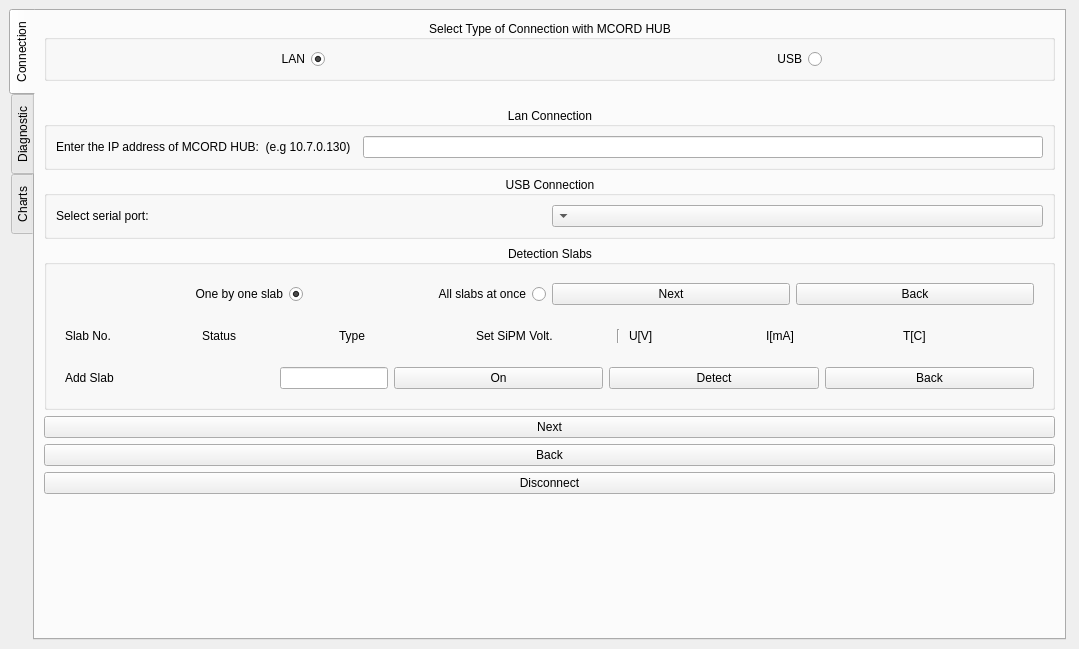
<?xml version="1.0" encoding="UTF-8"?>
<ui version="4.0">
 <class>Widget</class>
 <widget class="QWidget" name="Widget">
  <property name="enabled">
   <bool>true</bool>
  </property>
  <property name="geometry">
   <rect>
    <x>0</x>
    <y>0</y>
    <width>1079</width>
    <height>649</height>
   </rect>
  </property>
  <property name="windowTitle">
   <string>MCORD Detector Control System</string>
  </property>
  <widget class="QTabWidget" name="tabWidgetConnection">
   <property name="geometry">
    <rect>
     <x>9</x>
     <y>9</y>
     <width>1057</width>
     <height>631</height>
    </rect>
   </property>
   <property name="layoutDirection">
    <enum>Qt::RightToLeft</enum>
   </property>
   <property name="tabPosition">
    <enum>QTabWidget::West</enum>
   </property>
   <property name="tabShape">
    <enum>QTabWidget::Rounded</enum>
   </property>
   <property name="currentIndex">
    <number>0</number>
   </property>
   <widget class="QWidget" name="tabConnection">
    <attribute name="title">
     <string>Connection</string>
    </attribute>
    <layout class="QVBoxLayout" name="verticalLayout">
     <item>
      <layout class="QVBoxLayout" name="verticalLayoutConnection">
       <item>
        <widget class="QGroupBox" name="groupBoxSelectConnection">
         <property name="enabled">
          <bool>true</bool>
         </property>
         <property name="title">
          <string>Select Type of Connection with MCORD HUB</string>
         </property>
         <property name="alignment">
          <set>Qt::AlignCenter</set>
         </property>
         <layout class="QHBoxLayout" name="horizontalLayout">
          <item alignment="Qt::AlignHCenter|Qt::AlignVCenter">
           <widget class="QRadioButton" name="radioButtonUsb">
            <property name="sizePolicy">
             <sizepolicy hsizetype="Preferred" vsizetype="Preferred">
              <horstretch>0</horstretch>
              <verstretch>0</verstretch>
             </sizepolicy>
            </property>
            <property name="text">
             <string>USB</string>
            </property>
            <property name="checked">
             <bool>false</bool>
            </property>
           </widget>
          </item>
          <item alignment="Qt::AlignHCenter|Qt::AlignVCenter">
           <widget class="QRadioButton" name="radioButtonLan">
            <property name="sizePolicy">
             <sizepolicy hsizetype="Preferred" vsizetype="Preferred">
              <horstretch>0</horstretch>
              <verstretch>0</verstretch>
             </sizepolicy>
            </property>
            <property name="text">
             <string>LAN</string>
            </property>
            <property name="checked">
             <bool>true</bool>
            </property>
           </widget>
          </item>
         </layout>
        </widget>
       </item>
       <item>
        <widget class="QLabel" name="connectionLabel">
         <property name="text">
          <string/>
         </property>
         <property name="alignment">
          <set>Qt::AlignCenter</set>
         </property>
        </widget>
       </item>
       <item>
        <widget class="QGroupBox" name="groupBoxLanConnection">
         <property name="title">
          <string>Lan Connection</string>
         </property>
         <property name="alignment">
          <set>Qt::AlignCenter</set>
         </property>
         <layout class="QHBoxLayout" name="horizontalLayout_2">
          <item>
           <widget class="QLineEdit" name="lineEditLan">
            <property name="alignment">
             <set>Qt::AlignCenter</set>
            </property>
           </widget>
          </item>
          <item>
           <widget class="QLabel" name="labelLan">
            <property name="text">
             <string>Enter the IP address of MCORD HUB:  (e.g 10.7.0.130)  </string>
            </property>
           </widget>
          </item>
         </layout>
        </widget>
       </item>
       <item>
        <widget class="QGroupBox" name="groupBoxUsbConnection">
         <property name="title">
          <string>USB Connection</string>
         </property>
         <property name="alignment">
          <set>Qt::AlignCenter</set>
         </property>
         <layout class="QHBoxLayout" name="horizontalLayout_3">
          <item>
           <widget class="QComboBox" name="comboBoxUsb"/>
          </item>
          <item>
           <widget class="QLabel" name="labelUsb">
            <property name="text">
             <string>Select serial port:</string>
            </property>
           </widget>
          </item>
         </layout>
        </widget>
       </item>
       <item>
        <widget class="QGroupBox" name="groupBoxDetectionSlabs">
         <property name="title">
          <string>Detection Slabs</string>
         </property>
         <property name="alignment">
          <set>Qt::AlignCenter</set>
         </property>
         <layout class="QVBoxLayout" name="verticalLayout_2">
          <item>
           <widget class="QWidget" name="widgetSlabsChoice" native="true">
            <layout class="QHBoxLayout" name="horizontalLayoutSlabsChoice">
             <item>
              <widget class="QPushButton" name="pushButtonBackSlabsChoice">
               <property name="text">
                <string>Back</string>
               </property>
              </widget>
             </item>
             <item>
              <widget class="QPushButton" name="pushButtonDetectionSlabsNext">
               <property name="text">
                <string>Next</string>
               </property>
              </widget>
             </item>
             <item>
              <widget class="QRadioButton" name="radioButtonManySlabs">
               <property name="text">
                <string>All slabs at once</string>
               </property>
              </widget>
             </item>
             <item>
              <widget class="QRadioButton" name="radioButtonOneSlab">
               <property name="text">
                <string>One by one slab</string>
               </property>
               <property name="checked">
                <bool>true</bool>
               </property>
              </widget>
             </item>
            </layout>
           </widget>
          </item>
          <item>
           <widget class="QWidget" name="widgetHeaders" native="true">
            <layout class="QHBoxLayout" name="horizontalLayout_5">
             <item>
              <widget class="QLabel" name="labelT">
               <property name="text">
                <string>T[C]</string>
               </property>
              </widget>
             </item>
             <item>
              <widget class="QLabel" name="labelI">
               <property name="text">
                <string>I[mA]</string>
               </property>
              </widget>
             </item>
             <item>
              <widget class="QLabel" name="labelU">
               <property name="text">
                <string>U[V]</string>
               </property>
              </widget>
             </item>
             <item>
              <widget class="Line" name="line">
               <property name="minimumSize">
                <size>
                 <width>10</width>
                 <height>0</height>
                </size>
               </property>
               <property name="orientation">
                <enum>Qt::Vertical</enum>
               </property>
              </widget>
             </item>
             <item>
              <widget class="QLabel" name="labelSet">
               <property name="text">
                <string>Set SiPM Volt.</string>
               </property>
              </widget>
             </item>
             <item>
              <widget class="QLabel" name="labelType">
               <property name="text">
                <string>Type</string>
               </property>
              </widget>
             </item>
             <item>
              <widget class="QLabel" name="labelStatus">
               <property name="text">
                <string>Status</string>
               </property>
              </widget>
             </item>
             <item>
              <widget class="QLabel" name="labelSlabNo">
               <property name="text">
                <string>Slab No.</string>
               </property>
              </widget>
             </item>
            </layout>
           </widget>
          </item>
          <item>
           <widget class="QWidget" name="widgetAddOneSlab" native="true">
            <layout class="QHBoxLayout" name="horizontalLayoutAddSlab">
             <item>
              <widget class="QPushButton" name="pushButtonDetectionSlabBack">
               <property name="text">
                <string>Back</string>
               </property>
              </widget>
             </item>
             <item>
              <widget class="QPushButton" name="pushButtonDetect">
               <property name="text">
                <string>Detect</string>
               </property>
              </widget>
             </item>
             <item>
              <widget class="QPushButton" name="pushButtonOn">
               <property name="text">
                <string>On</string>
               </property>
              </widget>
             </item>
             <item>
              <widget class="QLineEdit" name="lineEditAddSlab">
               <property name="sizePolicy">
                <sizepolicy hsizetype="Maximum" vsizetype="Fixed">
                 <horstretch>0</horstretch>
                 <verstretch>0</verstretch>
                </sizepolicy>
               </property>
              </widget>
             </item>
             <item>
              <widget class="QLabel" name="labelAddSlab">
               <property name="text">
                <string>Add Slab</string>
               </property>
              </widget>
             </item>
            </layout>
           </widget>
          </item>
         </layout>
        </widget>
       </item>
       <item>
        <widget class="QPushButton" name="pushButtonNext">
         <property name="sizePolicy">
          <sizepolicy hsizetype="Preferred" vsizetype="Fixed">
           <horstretch>0</horstretch>
           <verstretch>0</verstretch>
          </sizepolicy>
         </property>
         <property name="text">
          <string>Next</string>
         </property>
        </widget>
       </item>
       <item>
        <widget class="QPushButton" name="pushButtonBack">
         <property name="enabled">
          <bool>true</bool>
         </property>
         <property name="text">
          <string>Back</string>
         </property>
        </widget>
       </item>
       <item>
        <widget class="QPushButton" name="pushButtonDisconnect">
         <property name="text">
          <string>Disconnect</string>
         </property>
        </widget>
       </item>
      </layout>
     </item>
     <item>
      <spacer name="verticalSpacer">
       <property name="orientation">
        <enum>Qt::Vertical</enum>
       </property>
       <property name="sizeHint" stdset="0">
        <size>
         <width>20</width>
         <height>40</height>
        </size>
       </property>
      </spacer>
     </item>
    </layout>
   </widget>
   <widget class="QWidget" name="tab_3">
    <attribute name="title">
     <string>Diagnostic</string>
    </attribute>
   </widget>
   <widget class="QWidget" name="tab_2">
    <attribute name="title">
     <string>Charts</string>
    </attribute>
   </widget>
  </widget>
 </widget>
 <resources/>
 <connections/>
 <slots>
  <slot>nextClicked()</slot>
 </slots>
</ui>
